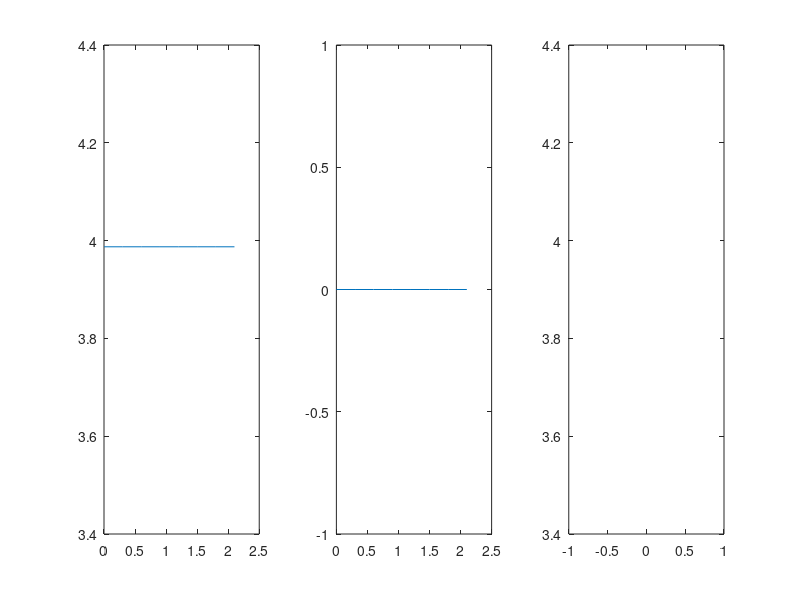

This chart was generated by the following MATLAB code:
%S = load('Reuters21578.mat');
%X = array2table(S.fea);

%y = S.gnd;

%training = S.trainIdx;
%test = S.testIdx;


%X_training = X(training, :); %trainIdx is a vector containing the indices corresponding to the rows in X which comprise the training data
%X_test = X(test, :); %testIdx is a vector containing the indices corresponding to the rows in X which comprise the test data

%y_training = y(S.trainIdx, 1); 
%y_test = y(S.testIdx, 1);
approx_error_nnsc = zeros(7, 1);
error_nnsc = zeros(7, 1);

lambda_v = zeros(7, 1);
S = load('fisheriris.mat');

X = S.meas .* (S.meas > 0);
y = [ones(50,1); 2 .* ones(50,1); 3 .* ones(50,1)];

epsilon_1 = 10 ^ -6;
epsilon_2 = 10 ^ -6;

%lambda = 1;
meu = 0.0001;

X_training = [X(1:40, :); X(51:90, :); X(101:140, :)];
y_training = [y(1:40, :); y(51:90, :); y(101:140, :)];

X_test = [X(41:50, :); X(91:100, :); X(141:150, :)];
y_test = [y(41:50, :); y(91:100, :); y(141:150, :)];

r = rank(X);
[rows, cols] = size(X);

k = 1;

for lambda = 0.001 : 0.3: 2.101

A = randn(rows, r);
S = zeros(r, cols);

epsilon1 = 0;
epsilon2 = 0;

A_new = zeros(rows, r);
S_new = zeros(r, cols);

A = (A + abs(A))/2;
S = (S + abs(S))/2;

for i = 1:r
   A(:, i) = A(:, i)/norm(A(:, i)); %we normalise the ith column of A
end

while true
    A_new = (A - meu * (A * S - X) * S');
    A_new = (A_new + abs(A_new))/2;
    
    for i = 1:r
        A_new(:, i) = A_new(:, i)/norm(A_new(:, i)); %we normalise the ith column of A_new and put the new column into A at the same position as i
    end
    
    S_new = S .* (A_new' * X) ./ (A_new' * A_new * S + lambda);
    S_new = (S_new + abs(S_new))/2;
    
    epsilon1 = norm(A_new - A, 'fro') / sqrt(rows * r);
    epsilon2 = norm(S_new - S, 'fro') / sqrt(r * cols);
    
    if (epsilon1 < epsilon_1 && epsilon2 < epsilon_2) %when the new A is not very different from old A
        break; %no point in continuing
    end
    
    A = A_new;
    S = S_new;  
end

sum = 0;

for i = 1:cols
    sum = sum + norm(S_new(:, i), 1);
end 

approx_error_nnsc(k, 1) = norm(X - A_new * S_new, 'fro') / sqrt(rows * cols);

error_nnsc(k, 1) = sum;
lambda_v(k, 1) = lambda;

k = k + 1;
end

figure;

subplot(1,3,1);
title('Lambda vs error');
xlabel('Lambda');
ylabel('Error');
plot(lambda_v, approx_error_nnsc);

subplot(1,3,2);
title('Lambda vs sparsity');
xlabel('Lambda');
ylabel('Error');
plot(lambda_v, error_nnsc);

subplot(1,3,3);
title('Error vs sparsity');
xlabel('Sparsity');
ylabel('Error');
plot(error_nnsc, approx_error_nnsc);